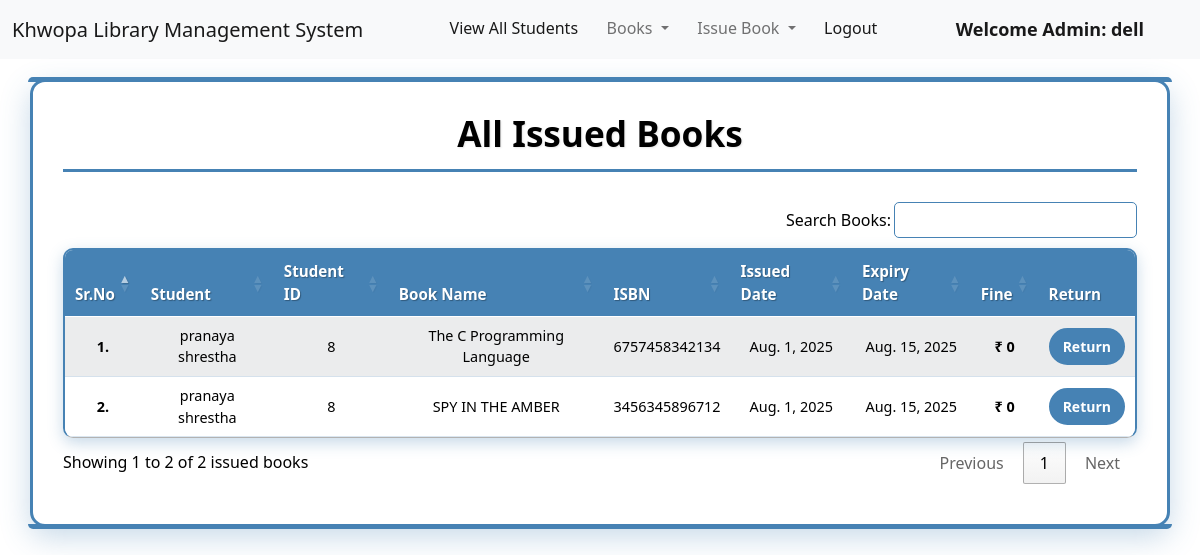
The page /view_issued_book/ (signed in) on the database its author committed.
### library/models.py (models this page shows, shortened)
class Book(models.Model):
    name = models.CharField(max_length=200)
    author = models.CharField(max_length=200)
    isbn = models.PositiveIntegerField()
    category = models.CharField(max_length=50)

class IssuedBook(models.Model):
    student_id = models.CharField(max_length=100, blank=True)
    isbn = models.CharField(max_length=13)
    issued_date = models.DateField(auto_now=True)
    expiry_date = models.DateField(default=expiry)

### library/views.py (the view)
# urls.py: path("view_issued_book/", views.view_issued_book, name="view_issued_book"),
@login_required(login_url = '/admin_login')
@login_required(login_url = '/admin_login')
def view_issued_book(request):
    from django.db.models import Q
    details = []
    issued_books = IssuedBook.objects.all()
    for issued_book in issued_books:
        days = (date.today() - issued_book.issued_date)
        d = days.days
        fine = 0
        if d > 14:
            day = d - 14
            fine = day * 5
        book = Book.objects.filter(isbn=issued_book.isbn).first()
        student = Student.objects.select_related('user').filter(user_id=issued_book.student_id).first()
        if book and student:
            t = (
                student.user.get_full_name(),
                student.user_id,
                book.name,
                book.isbn,
                issued_book.issued_date,
                issued_book.expiry_date,
                fine
            )
            details.append(t)
    return render(request, "view_issued_book.html", {'details': details})

### library/templates/view_issued_book.html (shortened to what this page needs)
{% extends 'admin_navbar.html' %}
{% load static %}
{% block body %}
<div class="container">
    <h2>All Issued Books</h2>
    <table class="table table-striped" id="example">
        <thead>
            <tr>
                <th>Sr.No</th>
                <th>Student</th>
                <th>Student ID</th>
                <th>Book Name</th>
                <th>ISBN</th>
                <th>Issued Date</th>
                <th>Expiry Date</th>
                <th>Fine</th>
                <th>Return</th>
            </tr>
        </thead>
        <tbody>
            {% for i in details %}
            <tr>
                <td>{{ forloop.counter }}.</td>
                <td>{{ i.0 }}</td>
                <td>{{ i.1 }}</td>
                <td>{{ i.2 }}</td>
                <td>{{ i.3 }}</td>
                <td>{{ i.4 }}</td>
                <td>{{ i.5 }}</td>
                <td>₹ {{ i.6 }}</td>
                <td>
                    <a href="{% url 'return_book' i.3 %}" class="btn btn-danger btn-sm" onclick="return confirm('Are you sure you want to return this book?')">Return</a>
                </td>
            </tr>
            {% empty %}
            <tr>
                <td colspan="9" class="text-center">No issued books found.</td>
            </tr>
            {% endfor %}
        </tbody>
    </table>
</div>
{% endblock %}

### library/templates/admin_navbar.html (shortened to what this page needs)
<!doctype html>
<html lang="en">
  <head>
    <link href="https://cdn.jsdelivr.net/npm/bootstrap@5.1.0/dist/css/bootstrap.min.css" rel="stylesheet">
    <link rel="stylesheet" href="https://cdn.datatables.net/1.10.25/css/jquery.dataTables.min.css">
    <link rel="stylesheet" href="https://cdn.datatables.net/buttons/1.7.1/css/buttons.dataTables.min.css">
  </head>
  <body>
    <nav class="navbar navbar-expand-lg navbar-light bg-light">
        <div class="container-fluid">
          <a class="navbar-brand" href="#">Khwopa Library Management System</a>
          <div class="collapse navbar-collapse" id="navbarSupportedContent">
            <ul class="navbar-nav me-auto mb-2 mb-lg-0">
              <li class="nav-item">
                <a class="nav-link active" aria-current="page" href="/view_students/">View All Students</a>
              </li>
              <li class="nav-item dropdown">
                <a class="nav-link dropdown-toggle" href="#" id="navbarDropdown" role="button" data-bs-toggle="dropdown" aria-expanded="false">
                  Books
                </a>
              </li>
              <li class="nav-item dropdown">
                <a class="nav-link dropdown-toggle" href="#" id="navbarDropdown" role="button" data-bs-toggle="dropdown" aria-expanded="false">
                  Issue Book
                </a>
              </li>
              <li class="nav-item">
                <a class="nav-link active" aria-current="page" href="/logout/">Logout</a>
              </li>
              <li class="nav-item">
                <a style="font-weight:600; font-family:'Segoe UI', Tahoma, Geneva, Verdana, sans-serif; font-size: large;" class="nav-link active" href="#">Welcome Admin: {{request.user}}</a>
              </li>
            </ul>
          </div>
        </div>
      </nav>
      {% block body %}
      {% endblock %}
  </body>
</html>

### library/templates/view_issued_book.html (style rules this page uses)
:root { --primary-blue: #4682B4; --dark-blue: #2F4F4F; --light-blue: #E6F0FA; --white: #FFFFFF; --black: #000000; --gray: #666666; --light-gray: #F8F9FA; --shadow-color: rgba(70, 130, 180, 0.3); }
body { background: var(--white); min-height: 100vh; font-family: 'Segoe UI', Tahoma, Geneva, Verdana, sans-serif; color: var(--black); }
.container { background: var(--white); border-radius: 15px; box-shadow: 0 10px 30px var(--shadow-color); margin-top: 20px; margin-bottom: 20px; padding: 30px; border: 3px solid var(--primary-blue); position: relative; }
h2 { color: var(--black); text-align: center; margin-bottom: 30px; font-weight: bold; text-shadow: 1px 1px 2px rgba(0, 0, 0, 0.1); font-size: 2.2rem; border-bottom: 3px solid var(--primary-blue); padding-bottom: 15px; }
.table { border-radius: 10px; overflow: hidden; box-shadow: 0 5px 15px var(--shadow-color); border: 2px solid var(--primary-blue); }
.table thead th { background: var(--primary-blue); color: var(--white); font-weight: bold; text-align: center; border: none; padding: 15px 10px; font-size: 0.95rem; text-shadow: 1px 1px 1px rgba(0, 0, 0, 0.3); }
.table tbody tr:nth-child(odd) { background-color: var(--light-gray); }
.table tbody tr:nth-child(even) { background-color: var(--white); }
.table tbody td { padding: 12px 10px; vertical-align: middle; border-bottom: 1px solid rgba(70, 130, 180, 0.2); font-size: 0.9rem; color: var(--black); text-align: center; }
.table tbody td:first-child { font-weight: bold; color: var(--black); }
.btn-danger { background: var(--primary-blue); border: 2px solid var(--primary-blue); color: var(--white); font-weight: bold; padding: 6px 12px; border-radius: 20px; text-decoration: none; display: inline-block; }
td:nth-child(8) { color: var(--primary-blue); font-weight: bold; }
.container::before { content: ''; position: absolute; top: -5px; left: -5px; right: -5px; height: 5px; background: var(--primary-blue); border-radius: 15px 15px 0 0; }
.container::after { content: ''; position: absolute; bottom: -5px; left: -5px; right: -5px; height: 5px; background: var(--primary-blue); border-radius: 0 0 15px 15px; }
* { transition: none !important; }

### rows shown on the page
Book: name "The C Programming Language"
IssuedBook: issued_date "Aug. 1, 2025", expiry_date "Aug. 15, 2025"
Book: name "SPY IN THE AMBER"
IssuedBook: issued_date "Aug. 1, 2025", expiry_date "Aug. 15, 2025"

### other values the page prints
{{ request.user }} "dell"
{{ i.0 }} "pranaya shrestha" "pranaya shrestha"
{{ i.1 }} "8" "8"
{{ i.3 }} "6757458342134" "3456345896712"
{{ i.6 }} "0" "0"
